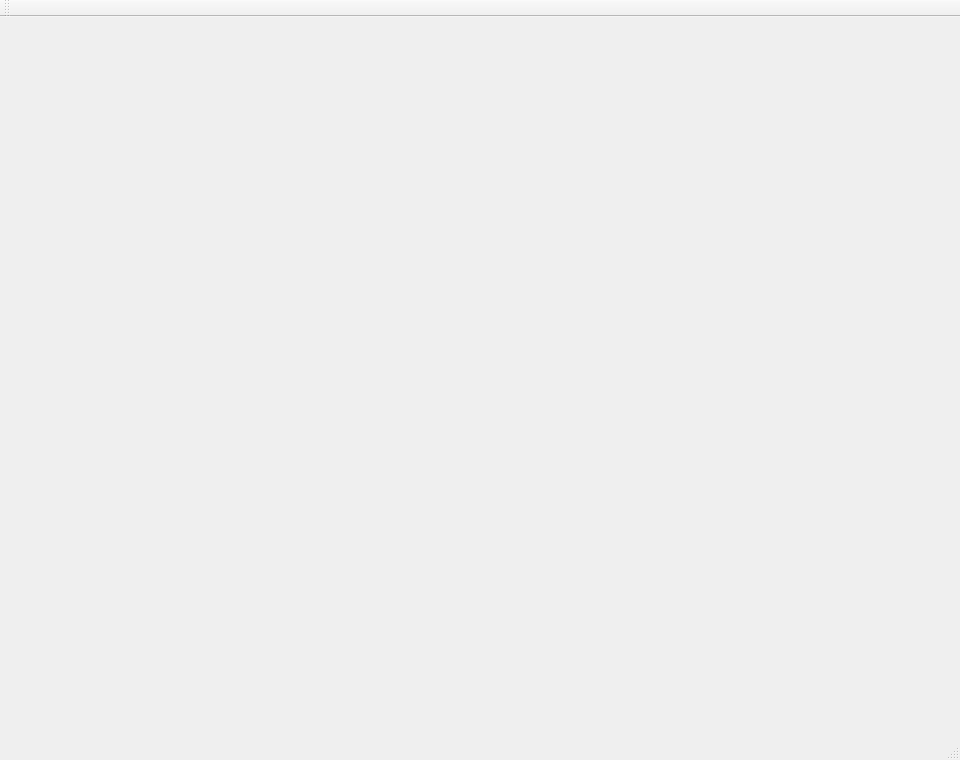
<?xml version="1.0" encoding="UTF-8"?>
<ui version="4.0">
 <class>MainWindow</class>
 <widget class="QMainWindow" name="MainWindow">
  <property name="geometry">
   <rect>
    <x>0</x>
    <y>0</y>
    <width>960</width>
    <height>760</height>
   </rect>
  </property>
  <property name="windowTitle">
   <string>MainWindow</string>
  </property>
  <widget class="QWidget" name="centralWidget">
   <widget class="myGL" name="widget" native="true">
    <property name="geometry">
     <rect>
      <x>10</x>
      <y>0</y>
      <width>640</width>
      <height>480</height>
     </rect>
    </property>
   </widget>
  </widget>
  <widget class="QMenuBar" name="menuBar">
   <property name="geometry">
    <rect>
     <x>0</x>
     <y>0</y>
     <width>960</width>
     <height>23</height>
    </rect>
   </property>
  </widget>
  <widget class="QToolBar" name="mainToolBar">
   <attribute name="toolBarArea">
    <enum>TopToolBarArea</enum>
   </attribute>
   <attribute name="toolBarBreak">
    <bool>false</bool>
   </attribute>
  </widget>
  <widget class="QStatusBar" name="statusBar"/>
 </widget>
 <layoutdefault spacing="6" margin="11"/>
 <customwidgets>
  <customwidget>
   <class>myGL</class>
   <extends>QWidget</extends>
   <header>mygl.h</header>
   <container>1</container>
  </customwidget>
 </customwidgets>
 <resources/>
 <connections/>
</ui>
